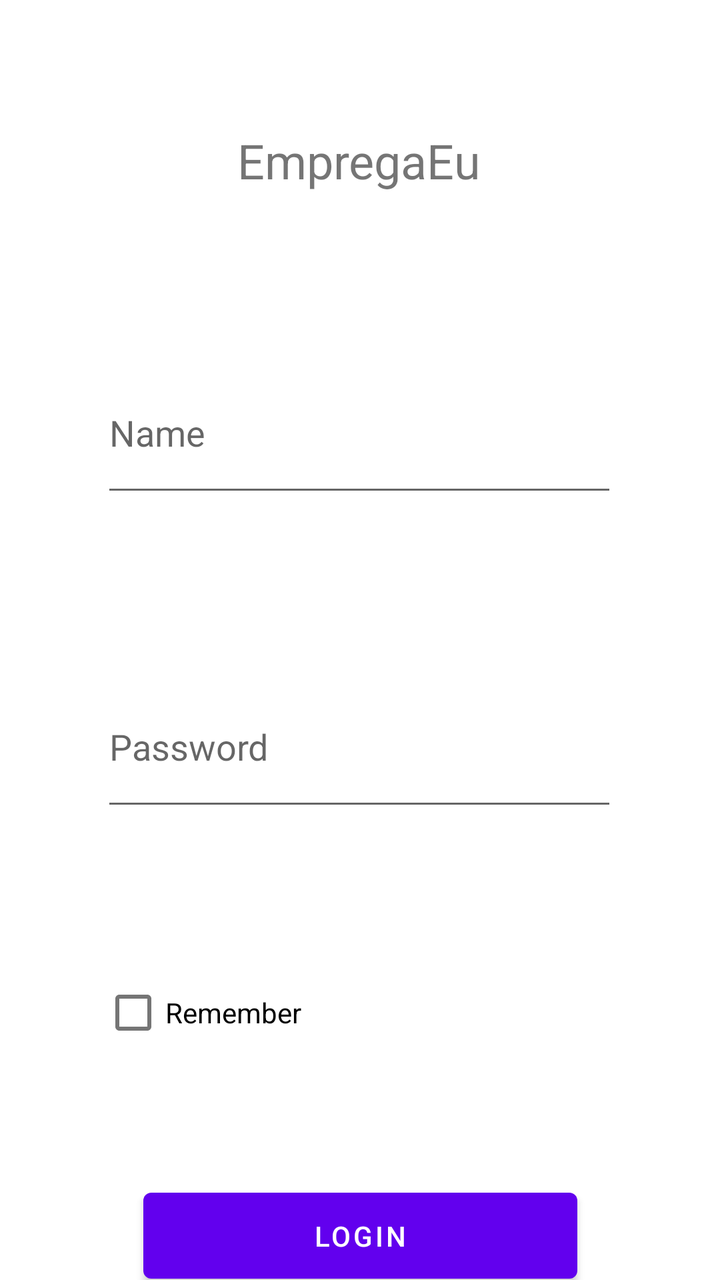
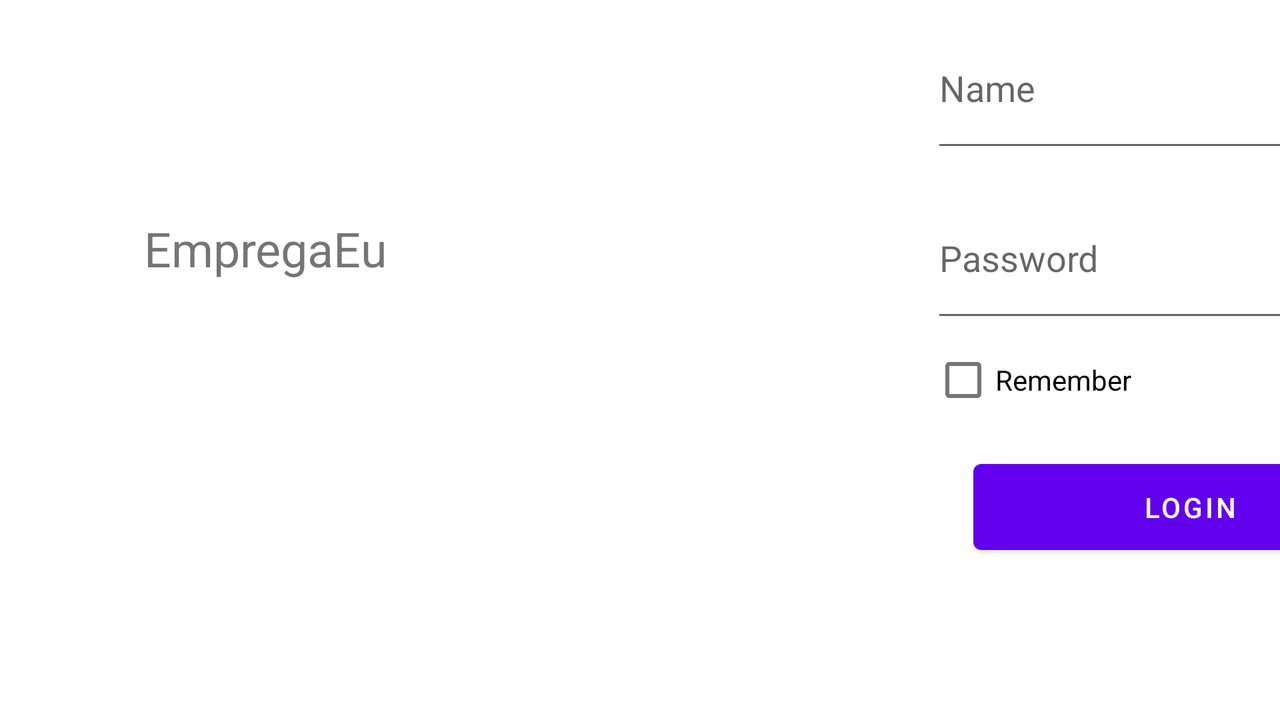

The same Android screen from two of the app's own layout files: first res/layout/ as a phone draws it, then the repository's variant for another configuration, drawn on a device whose configuration selects that folder. Both files follow.
<!-- AndroidManifest.xml: application theme Theme.EmpregaEu4 -->
<!-- res/layout/activity_main.xml -->
<?xml version="1.0" encoding="utf-8"?>
<androidx.constraintlayout.widget.ConstraintLayout xmlns:android="http://schemas.android.com/apk/res/android"
    xmlns:app="http://schemas.android.com/apk/res-auto"
    xmlns:tools="http://schemas.android.com/tools"
    android:layout_width="match_parent"
    android:layout_height="match_parent"
    tools:context=".MainActivity">

    <TextView
        android:id="@+id/tvTitulo"
        android:layout_width="wrap_content"
        android:layout_height="wrap_content"
        android:layout_marginTop="64dp"
        android:text="@string/app_name"
        android:textSize="24sp"
        app:layout_constraintEnd_toEndOf="parent"
        app:layout_constraintHorizontal_bias="0.498"
        app:layout_constraintStart_toStartOf="parent"
        app:layout_constraintTop_toTopOf="parent" />

    <EditText
        android:id="@+id/edUsuario"
        android:layout_width="258dp"
        android:layout_height="77dp"
        android:layout_marginTop="80dp"
        android:ems="10"
        android:inputType="textPersonName"
        android:hint="@string/name"
        app:layout_constraintEnd_toEndOf="@+id/tvTitulo"
        app:layout_constraintStart_toStartOf="@+id/tvTitulo"
        app:layout_constraintTop_toBottomOf="@+id/tvTitulo" />

    <EditText
        android:id="@+id/edSenha"
        android:layout_width="258dp"
        android:layout_height="77dp"
        android:layout_marginTop="80dp"
        android:ems="10"
        android:inputType="numberPassword"
        android:hint="@string/password"
        app:layout_constraintEnd_toEndOf="@+id/edUsuario"
        app:layout_constraintStart_toStartOf="@+id/edUsuario"
        app:layout_constraintTop_toBottomOf="@+id/edUsuario" />

    <CheckBox
        android:id="@+id/checkBox"
        android:layout_width="wrap_content"
        android:layout_height="wrap_content"
        android:layout_marginTop="72dp"
        android:text="@string/remember"
        app:layout_constraintStart_toStartOf="@+id/edSenha"
        app:layout_constraintTop_toBottomOf="@+id/edSenha" />

    <Button
        android:id="@+id/btLogin"
        android:layout_width="217dp"
        android:layout_height="55dp"
        android:layout_marginTop="60dp"
        android:text="@string/login"
        app:layout_constraintEnd_toEndOf="@+id/edSenha"
        app:layout_constraintHorizontal_bias="0.512"
        app:layout_constraintStart_toStartOf="@+id/edSenha"
        app:layout_constraintTop_toBottomOf="@+id/checkBox" />
</androidx.constraintlayout.widget.ConstraintLayout>
<!-- resources referenced by this layout -->
<resources>
  <string name="app_name">EmpregaEu</string>
  <string name="login">Login</string>
  <string name="name">Name</string>
  <string name="password">Password</string>
  <string name="remember">Remember</string>
  <style name="Theme.EmpregaEu4" parent="Theme.MaterialComponents.DayNight.DarkActionBar">
          
          <item name="colorPrimary">@color/purple_500</item>
          <item name="colorPrimaryVariant">@color/purple_700</item>
          <item name="colorOnPrimary">@color/white</item>
          
          <item name="colorSecondary">@color/teal_200</item>
          <item name="colorSecondaryVariant">@color/teal_700</item>
          <item name="colorOnSecondary">@color/black</item>
          
          <item name="android:statusBarColor">?attr/colorPrimaryVariant</item>
          
      </style>
</resources>
<!-- res/layout-land/activity_main.xml (the repository's variant of the layout above) -->
<!-- drawn on the phone turned sideways -->
<?xml version="1.0" encoding="utf-8"?>
<androidx.constraintlayout.widget.ConstraintLayout xmlns:android="http://schemas.android.com/apk/res/android"
    xmlns:app="http://schemas.android.com/apk/res-auto"
    xmlns:tools="http://schemas.android.com/tools"
    android:layout_width="match_parent"
    android:layout_height="match_parent"
    tools:context=".MainActivity">

    <TextView
        android:id="@+id/tvTitulo"
        android:layout_width="wrap_content"
        android:layout_height="wrap_content"
        android:layout_marginStart="72dp"
        android:layout_marginTop="108dp"
        android:text="@string/app_name"
        android:textSize="24sp"
        app:layout_constraintStart_toStartOf="parent"
        app:layout_constraintTop_toTopOf="parent" />

    <EditText
        android:id="@+id/edUsuario"
        android:layout_width="258dp"
        android:layout_height="77dp"
        android:layout_marginStart="272dp"
        android:layout_marginTop="4dp"
        android:ems="10"
        android:hint="@string/name"
        android:inputType="textPersonName"
        app:layout_constraintStart_toEndOf="@+id/tvTitulo"
        app:layout_constraintTop_toTopOf="parent" />

    <EditText
        android:id="@+id/edSenha"
        android:layout_width="258dp"
        android:layout_height="77dp"
        android:layout_marginTop="8dp"
        android:ems="10"
        android:hint="@string/password"
        android:inputType="numberPassword"
        app:layout_constraintEnd_toEndOf="@+id/edUsuario"
        app:layout_constraintHorizontal_bias="0.0"
        app:layout_constraintStart_toStartOf="@+id/edUsuario"
        app:layout_constraintTop_toBottomOf="@+id/edUsuario" />

    <CheckBox
        android:id="@+id/checkBox"
        android:layout_width="wrap_content"
        android:layout_height="wrap_content"
        android:text="@string/remember"
        app:layout_constraintStart_toStartOf="@+id/edSenha"
        app:layout_constraintTop_toBottomOf="@+id/edSenha" />

    <Button
        android:id="@+id/btLogin"
        android:layout_width="217dp"
        android:layout_height="55dp"
        android:layout_marginTop="12dp"
        android:text="@string/login"
        app:layout_constraintEnd_toEndOf="@+id/edSenha"
        app:layout_constraintHorizontal_bias="0.512"
        app:layout_constraintStart_toStartOf="@+id/edSenha"
        app:layout_constraintTop_toBottomOf="@+id/checkBox" />
</androidx.constraintlayout.widget.ConstraintLayout>
